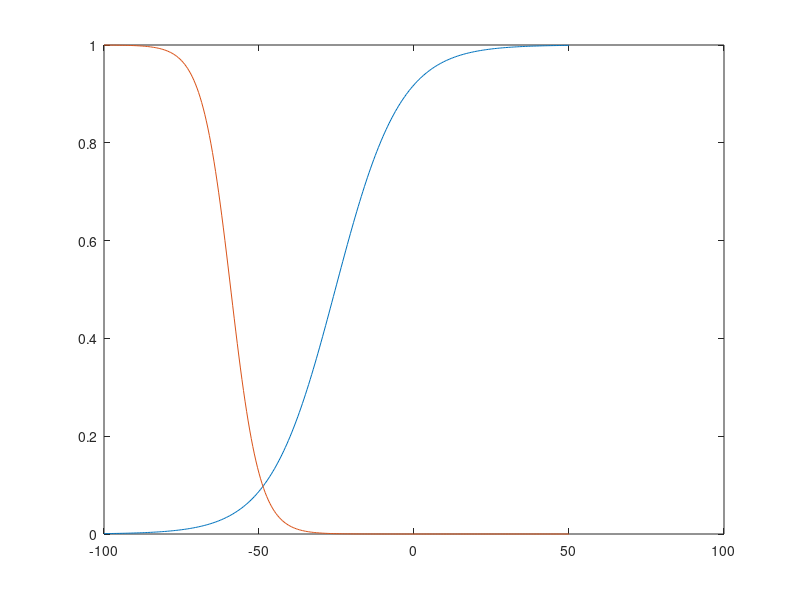
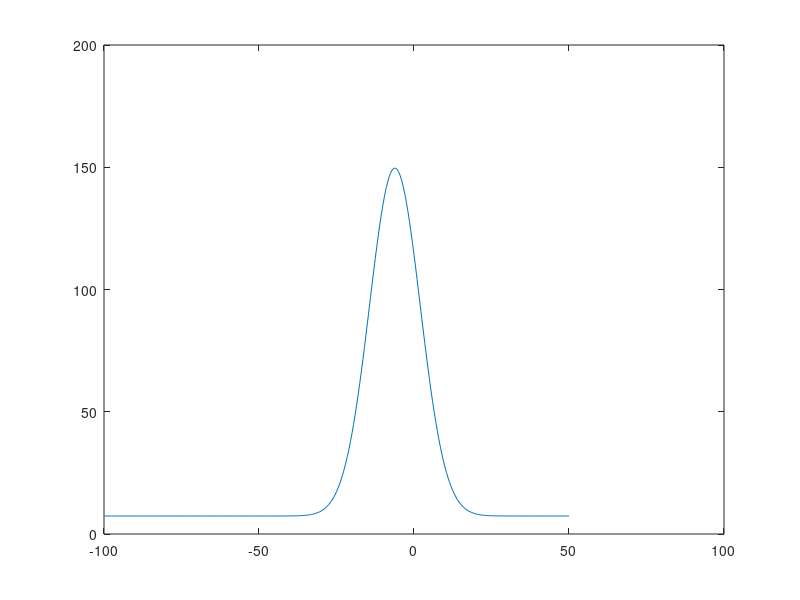

Write the MATLAB code that produced these figures, in order.

v = -100:.5:50;

p1=1./(1+exp((v+25.4)/-10.48));
p2=1./(1+exp((v+59.1)/4.66));
tau=7.37+142.29.*exp(-(-6.17-v).^2/11.54^2);
plot(v,p1);hold on;
plot(v,p2)
figure(2)
plot (v,tau)